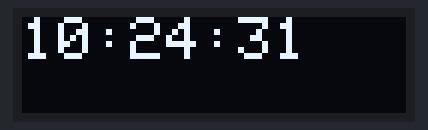
Bench run of a sketch on a simulated ESP8266 (NodeMCU). Shown: 128×32 one-colour display. WiFi joins after 1.5 s; servers stay silent unless stated; network time is answered at once with the bench clock; the local clock reads 2024-03-15 10:24:30 at power-on unless the sketch sets it; what the sketch prints to the serial monitor is not drawn.

Above: at 1.6 s.
At 5.7 s:
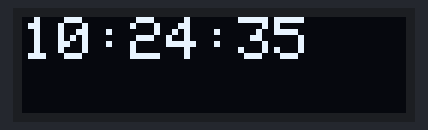
At 10.8 s:
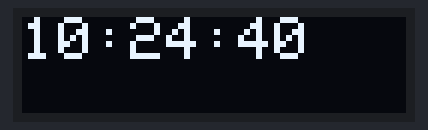
At 19.9 s:
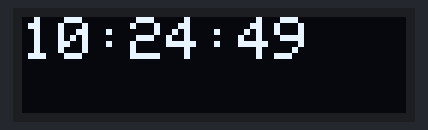
At 29.0 s:
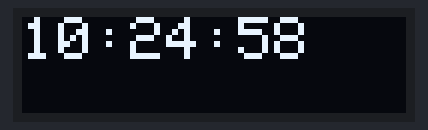
At 38.1 s:
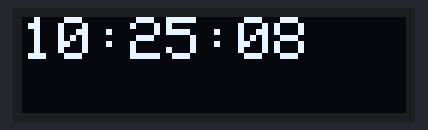

The sketch:

ESP_01_OLED_CLOCK.ino
```cpp
#include <Wire.h>
#include <ESP8266WiFi.h>
#include <ESP8266WebServer.h>
#include <WebSocketsServer.h>
#include <ESP8266mDNS.h>
#include <WiFiUdp.h>
#include <ArduinoOTA.h>
#include <Adafruit_GFX.h>
#include <Adafruit_SSD1306.h>
#include <NTPClient.h>
#include <Fonts/FreeMono12pt7b.h>

// not available on ESP-01, but needed in the code
#define OLED_RESET 4
#define pin_led 1
Adafruit_SSD1306 display(OLED_RESET);

WiFiUDP ntpUDP;
NTPClient timeClient(ntpUDP, "ro.pool.ntp.org", 7200, 60000);

ESP8266WebServer server;
WebSocketsServer webSocket = WebSocketsServer(81);

#ifndef STASSID
#define STASSID "2.4 Ghz Rokudo"
#define STAPSK  "hitler321"
#endif

const char* ssid = STASSID;
const char* password = STAPSK;


void setup() {
  // set gpio0 and gpio2 as sda, scl
  Wire.begin(0,2);
  Serial.begin(115200);
  // initialize with the I2C addr 0x3C (for the 128x32)(initializing the display)
  display.begin(SSD1306_SWITCHCAPVCC, 0x3C);
  display.clearDisplay();
  display.setTextColor(WHITE);
  //display.setFont(&FreeMono12pt7b);
  display.setTextSize(2.5);
  display.setCursor(0,0);
  Serial.println("Booting");
  WiFi.mode(WIFI_STA);
  WiFi.begin(ssid, password);
  while (WiFi.waitForConnectResult() != WL_CONNECTED) {
    Serial.println("Connection Failed! Rebooting...");
    delay(5000);
    ESP.restart();
  }

  timeClient.begin();
  // Port defaults to 8266
   //ArduinoOTA.setPort(81);

  // Hostname defaults to esp8266-[ChipID]
  // ArduinoOTA.setHostname("myesp8266");

  // No authentication by default
  // ArduinoOTA.setPassword("admin");

  // Password can be set with it's md5 value as well
  // MD5(admin) = 21232f297a57a5a743894a0e4a801fc3
  // ArduinoOTA.setPasswordHash("21232f297a57a5a743894a0e4a801fc3");


  // display the server ip address on the screen upon wifi connection
  display.println("HTTP Server Started:\n" + WiFi.localIP().toString());
  display.display();

  ArduinoOTA.onStart([]() {
    String type;
    if (ArduinoOTA.getCommand() == U_FLASH) {
      type = "sketch";
    } else { // U_SPIFFS
      type = "filesystem";
    }

    // NOTE: if updating SPIFFS this would be the place to unmount SPIFFS using SPIFFS.end()
    Serial.println("Start updating " + type);
  });
  ArduinoOTA.onEnd([]() {
    display.clearDisplay();
    display.println("OTA ENDED");
    display.display();
    delay(3000);
    ESP.restart();

    Serial.println("\nEnd");
  });
  ArduinoOTA.onProgress([](unsigned int progress, unsigned int total) {
    Serial.printf("Progress: %u%%\r", (progress / (total / 100)));
  });
  ArduinoOTA.onError([](ota_error_t error) {
    Serial.printf("Error[%u]: ", error);
    if (error == OTA_AUTH_ERROR) {
      Serial.println("Auth Failed");
    } else if (error == OTA_BEGIN_ERROR) {
      Serial.println("Begin Failed");
    } else if (error == OTA_CONNECT_ERROR) {
      Serial.println("Connect Failed");
    } else if (error == OTA_RECEIVE_ERROR) {
      Serial.println("Receive Failed");
    } else if (error == OTA_END_ERROR) {
      Serial.println("End Failed");
    }
  });
  ArduinoOTA.begin();
  Serial.println("Ready");
  Serial.print("IP address: ");
  Serial.println(WiFi.localIP());
}

void loop() {
  ArduinoOTA.handle();
  display.clearDisplay();
  display.setTextColor(WHITE);
  display.setCursor(0, 0);
  webSocket.loop();
  server.handleClient();
  // If you enter anything in the serial monitor it will display it in the WebPage TextArea
  if(Serial.available() > 0){
    char c[] = {(char)Serial.read()};
    webSocket.broadcastTXT(c, sizeof(c));
  }
  timeClient.update();
  display.println(timeClient.getFormattedTime());
  display.display();
  delay(1000);
}
```

Measured:
- what the display in image 0 shows lasts 1.0 s, from 1.6 s to 2.6 s
